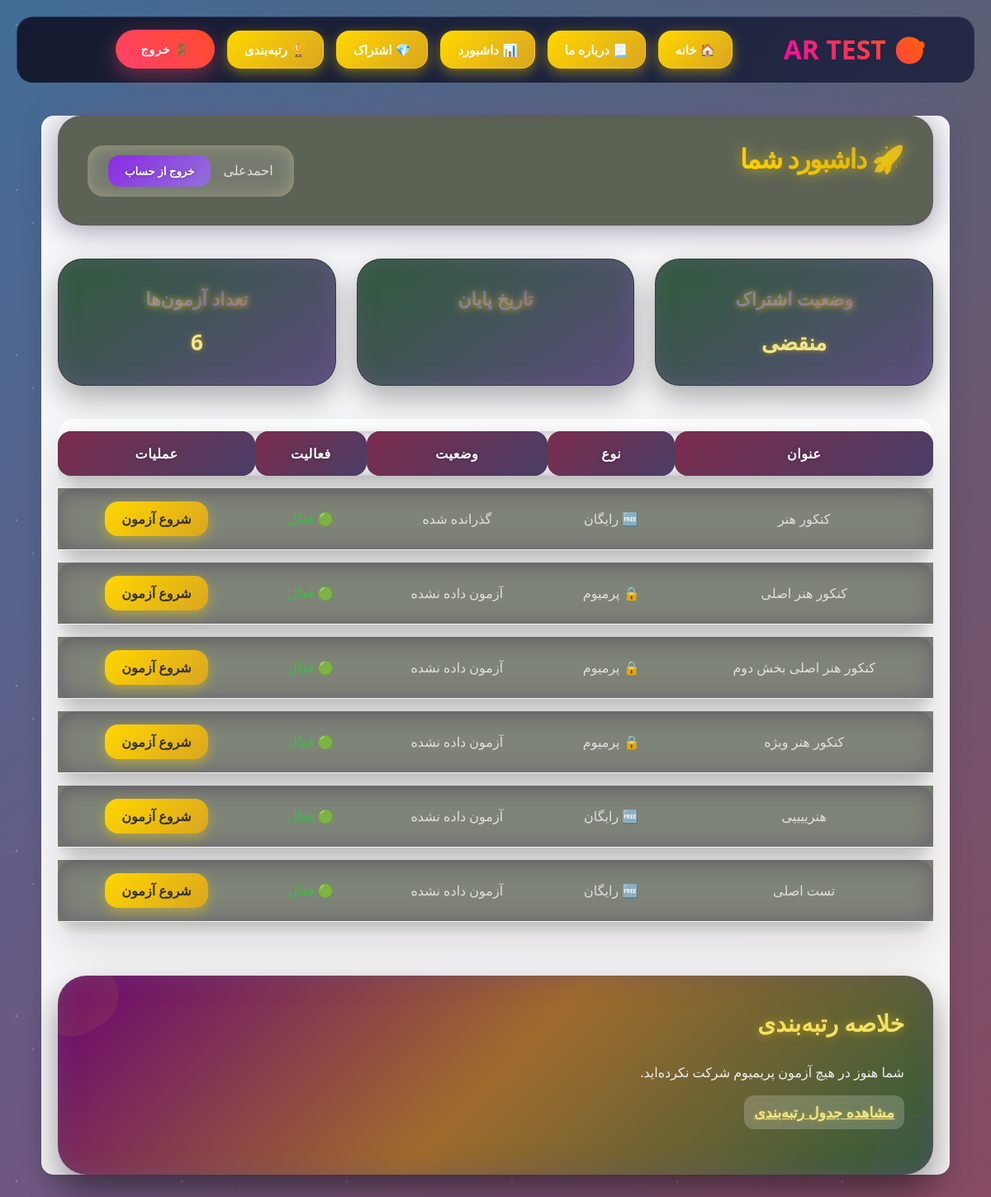
Screenshot of /accounts/dashboard/ (signed in) with the database file from the repository.
### accounts/models.py (models this page shows, shortened)
class Subscription(models.Model):
    STATUS_CHOICES = [  # اضافه: choices برای status
        ('ندارد', 'ندارد'),
        ('فعال', 'فعال'),
        ('منقضی', 'منقضی'),
    ]
    user = models.OneToOneField(User, on_delete=models.CASCADE, related_name='subscription')  # تغییر کوچک: related_name اضافه برای دسترسی آسان (user.subscription)
    plan = models.ForeignKey(Plan, on_delete=models.SET_NULL, null=True, blank=True, verbose_name="پلن خریداری شده")
    is_active = models.BooleanField(default=False, verbose_name="فعال است؟")
    start_date = models.DateTimeField(null=True, blank=True, verbose_name="تاریخ شروع")
    end_date = models.DateTimeField(null=True, blank=True, verbose_name="تاریخ انقضا")
    authority = models.CharField(max_length=100, blank=True, null=True, verbose_name="شناسه Authority زرین‌پال")
    ref_id = models.CharField(max_length=100, blank=True, null=True, verbose_name="شناسه پیگیری زرین‌پال (Ref ID)")
    status = models.CharField(max_length=10, choices=STATUS_CHOICES, default='ندارد', verbose_name="وضعیت اشتراک")
    def check_status(self):
            now = timezone.now()
            status_changed = False
            if self.end_date and now > self.end_date:
                if self.status != 'منقضی':
                    self.is_active = False
                    self.status = 'منقضی'
                    status_changed = True
            elif self.end_date and now <= self.end_date:
                if self.status != 'فعال':
                    self.is_active = True
                    self.status = 'فعال'
                    status_changed = True
            else: # No end_date or not set yet
                if self.status != 'ندارد':
                    self.is_active = False
                    self.status = 'ندارد'
                    status_changed = True
            return status_changed
    class Meta:
        verbose_name = "اشتراک کاربر"
        verbose_name_plural = "اشتراک‌های کاربران"

### quizzes/models.py (models this page shows, shortened)
class Quiz(models.Model):
    title = models.CharField(max_length=200, verbose_name="عنوان آزمون")
    description = models.TextField(verbose_name="توضیحات آزمون", blank=True, null=True)
    is_premium = models.BooleanField(default=False, verbose_name="آزمون ویژه است؟")
    duration_minutes = models.PositiveIntegerField(default=30)
    is_active = models.BooleanField(default=True, verbose_name="آزمون فعال باشد؟")
    created_at = models.DateTimeField(default=timezone.now, verbose_name="تاریخ ایجاد")
    class Meta:
        verbose_name = "آزمون"
        verbose_name_plural = "آزمون‌ها"

### accounts/views.py (the view, shortened to what this page needs)
# urls.py: path('dashboard/', dashboard_view, name='dashboard'),
@login_required
def dashboard_view(request):
    welcome_message = None
    subscription = getattr(request.user, 'subscription', None)
    subscription_status = "اشتراک ندارید"
    subscription_end = None
    if subscription:
        subscription.check_status()
        subscription_status = subscription.status if hasattr(subscription, 'status') else "-"
        if hasattr(subscription, 'end_date') and subscription.end_date:
            subscription_end = subscription.end_date
        else:
            subscription_end = None
    user_rank_data = get_user_rank(request.user)
    quizzes = Quiz.objects.prefetch_related('questions').select_related()
    attempts = {a.quiz_id: a for a in QuizAttempt.objects.filter(user=request.user, is_completed=True)}
    quiz_results = []
    for quiz in quizzes:
        attempt = attempts.get(quiz.id)
        total = quiz.questions.count()
        correct = attempt.answers.filter(selected_choice__is_correct=True).count() if attempt else 0
        percent = round((correct / total * 100), 2) if total else 0
        quiz_results.append({
            'quiz': quiz,
            'correct_answers': correct,
            'total_questions': total,
            'percentage': percent,
            'status': f"{'گذرانده شده' if attempt else 'آزمون داده نشده'}",
            'attempted': bool(attempt),
            'is_active': quiz.is_active
        })
    subscription_end_persian = persian_date(subscription_end)
    return render(request, 'accounts/dashboard.html', {
        'welcome_message': welcome_message,
        'subscription_status': subscription_status,
        'subscription_end': subscription_end,
        'quiz_results': quiz_results,
        'user_rank': user_rank_data,
        'subscription_end_persian': subscription_end_persian,
    })

### accounts/utils.py (called while the page is built, shortened)
def get_user_rank(user):
    leaderboard_data = QuizAttempt.objects.filter(
        is_completed=True,
        quiz__is_premium=True,
        quiz__is_active=True,
    ).values(
        'user_id'
    ).annotate(
        total_score=Sum('score'),
        quizzes_taken=Count('id')
    ).order_by('-total_score')
    rank = 0
    last_score = None
    for entry in leaderboard_data:
        score = entry['total_score']
        if score != last_score:
            rank += 1
        last_score = score
    return None  # 🔥 بدون تغییر

def persian_date(dt):
    if not dt:
        return "-"
    jdate = jdatetime.fromgregorian(datetime=dt)
    return jdate.strftime("%Y/%m/%d")

### accounts/templates/accounts/dashboard.html (shortened to what this page needs)
{% extends 'base.html' %}
{% block content %}
<div class="dashboard-container">
    <div class="dashboard-header">
        <h2> 🚀 داشبورد شما</h2>
        <div class="user-box">
            {{ request.user.username  }}
            <form action="{% url 'accounts:logout' %}" method="post" style="margin:0;">
                <button type="submit" class="logout-btn">خروج از حساب</button>
            </form>
        </div>
    </div>
    <div class="stats">
        <div class="stat-card">
            <h3>وضعیت اشتراک</h3>
            <p>{{ subscription_status }}</p>
        </div>
    <div class="stat-card">
        <h3>تاریخ پایان</h3>
    </div>
        <div class="stat-card">
            <h3>تعداد آزمون‌ها</h3>
            <p>{{ quiz_results|length }}</p>
        </div>
    </div>
<table>
    <tr>
        <th>عنوان</th>
        <th>نوع</th>
        <th>وضعیت</th>
        <th>فعالیت</th>
        <th>عملیات</th>
    </tr>
    {% for result in quiz_results %}
    <tr>
        <td>{{ result.quiz.title }}</td>
        <td>
            {% if result.quiz.is_premium %}
                🔒 پرمیوم
            {% else %}
                🆓 رایگان
            {% endif %}
        </td>
        <td>{{ result.status }}</td>
        <td>
            {% if result.quiz.is_active %}
                <span class="status-active">🟢 فعال</span>
            {% else %}
                <span class="status-inactive">🔴 غیرفعال</span>
            {% endif %}
        </td>
        <td>
            {% if result.quiz.is_premium and result.attempted %}
                <span class="start-quiz-btn disabled-btn">انجام شده</span>
            {% elif not result.quiz.is_active %}
                <span class="start-quiz-btn disabled-btn">غیرفعال</span>
            {% else %}
                <a href="{% url 'quiz_list' %}" class="start-quiz-btn">
                    شروع آزمون
                </a>
            {% endif %}
        </td>
    </tr>
    {% endfor %}
</table>
 {% if user_rank %}
<div class="ranking-summary-card">
    <div class="card-header">
        <i class="fas fa-trophy icon-gradient"></i>
        <h3> رتبه شما در جدول 🏆 </h3>
    </div>
    <div class="card-body">
        <p>
            رتبه شما :
            <span class="user-rank">{{ user_rank.rank }}</span>
        </p>
        <p>مجموع امتیازات:
            <strong class="user-rank">{{ user_rank.total_score|floatformat:2 }}</strong>
        </p>
        <p>میانگین نمره:
            <strong class="user-rank">{{ user_rank.average }}%</strong>
        </p>
        <p>تعداد آزمون‌های شرکت‌کرده:
            <strong class="user-rank">{{ user_rank.quizzes_taken }}</strong>
        </p>
        {% if top_user %}
        <div class="top-contributor">
            <span class="contributor-name">{{ top_user.username }}</span>
            <span class="contributor-score">{{ top_user.total_score }}</span>
        </div>
        {% endif %}
        <a href="{% url 'accounts:leaderboard' %}" class="user-rank">
            مشاهده کل جدول رتبه‌بندی
            <i class="fas fa-arrow-left"></i>
        </a>
    </div>
</div>
{% else %}
<div class="ranking-summary-card">
    <div class="card-header">
        <h3>خلاصه رتبه‌بندی</h3>
    </div>
    <div class="card-body">
        <p>شما هنوز در هیچ آزمون پریمیوم شرکت نکرده‌اید.</p>
        <a href="{% url 'accounts:leaderboard' %}" class="user-rank">
            مشاهده جدول رتبه‌بندی
        </a>
    </div>
</div>
{% endif %}
{% endblock %}

### static/css/about-page.css (style rules this page uses)
body { background: radial-gradient(circle at 20% 80%, rgba(120,119,198,0.3) 0%, transparent 50%), radial-gradient(circle at 80% 20%, rgba(255,119,198,0.3) 0%, transparent 50%), radial-gradient(circle at 40% 40%, rgba(120,219,255,0.3) 0%, transparent 50%), linear-gradient(135deg, #667eea 0%, #764ba2 25%, #f093fb 50%, #f5576c 75%, #4facfe 100%); background-size: 800% 800%, 400% 400%, 600% 600%, 600% 600%; animation: gradientFlow 18s ease infinite; min-height: 100vh; font-family: 'Vazir', -apple-system, BlinkMacSystemFont, sans-serif; overflow-x: hidden; }
body::before { content: ''; position: fixed; top: 0; left: 0; width: 100%; height: 100%; background-image: radial-gradient(1.5px 1.5px at 30px 40px, #fff, transparent), radial-gradient(1px 1px at 80px 70px, rgba(255,255,255,0.8), transparent), radial-gradient(0.8px 0.8px at 120px 30px, #fff, transparent); background-repeat: repeat; background-size: 250px 250px; animation: starsDrift 25s linear infinite; pointer-events: none; z-index: -1; opacity: 0.4; }

### static/css/home-page.css (style rules this page uses)
* { margin: 0; padding: 0; box-sizing: border-box; }
body { font-family: 'Vazir', -apple-system, BlinkMacSystemFont, 'Segoe UI', Roboto, sans-serif; line-height: 1.6; color: #333; overflow-x: hidden; }
body::before { content: ''; position: fixed; top: 0; left: 0; width: 100%; height: 100%; background: linear-gradient(-45deg, #667eea 0%, #764ba2 25%, #f093fb 50%, #f5576c 75%, #4facfe 100%); background-size: 400% 400%; animation: gradientShift 15s ease infinite; z-index: -2; }
body::after { content: ''; position: fixed; top: 0; left: 0; width: 100%; height: 100%; background-image: radial-gradient(2px 2px at 20px 30px, #fff, transparent), radial-gradient(2px 2px at 40px 70px, rgba(255,255,255,0.8), transparent), radial-gradient(1px 1px at 90px 40px, #fff, transparent); background-repeat: repeat; background-size: 200px 200px; animation: starsFloat 20s linear infinite; z-index: -1; opacity: 0.3; }

### static/css/quiz-list.css (style rules this page uses)
:root { --primary-gradient: linear-gradient(135deg, #4f46e5 0%, #7c3aed 50%, #ec4899 100%); --free-gradient: linear-gradient(135deg, #10b981, #059669); --premium-gradient: linear-gradient(135deg, #f59e0b, #d97706); }
* { box-sizing: border-box; }
body { font-family: 'Vazir', Tahoma, sans-serif; direction: rtl; background: #f8fafc; }
.dashboard-container { max-width: 1200px; margin: 20px auto; padding: 20px; background: rgba(255,255,255,0.95); border-radius: 15px; box-shadow: 0 10px 30px rgba(0,0,0,0.1); }
.dashboard-container h2 { text-align: center; color: #2d3748; font-size: 2rem; margin-bottom: 30px; background: var(--primary-gradient); -webkit-background-clip: text; background-clip: text; -webkit-text-fill-color: transparent; }
table { width: 100%; border-collapse: collapse; background: white; border-radius: 12px; overflow: hidden; box-shadow: 0 10px 25px rgba(0,0,0,0.1); margin-bottom: 20px; }
th { padding: 15px; color: white; font-weight: 600; text-align: center; font-size: 1rem; }
tbody tr { transition: background 0.2s ease; }
td { padding: 15px; text-align: center; border-bottom: 1px solid #f1f5f9; }
.start-quiz-btn { padding: 10px 20px; border: none; border-radius: 25px; background: var(--primary-gradient); color: white; font-weight: 600; cursor: pointer; text-decoration: none; display: inline-block; transition: all 0.2s ease; }

### static/css/subscribe.css (style rules this page uses)
* { font-family: 'Vazir', 'Segoe UI', Tahoma, sans-serif !important; }

### quizzes/templates/base.html (style rules this page uses)
* { margin: 0; padding: 0; box-sizing: border-box; }
html, body { height: 100%; overflow-x: hidden; scroll-behavior: smooth; }
body { font-family: 'Vazir', 'Segoe UI', Tahoma, sans-serif; background: linear-gradient(135deg, #667eea 0%, #764ba2 50%, #f093fb 100%); background-attachment: fixed; color: #333; line-height: 1.6; }
h1, h2, h3 { background: linear-gradient(135deg, #667eea, #764ba2); -webkit-background-clip: text; -webkit-text-fill-color: transparent; background-clip: text; margin-bottom: 25px; font-weight: 800; }
table { width: 100%; border-collapse: separate; border-spacing: 0; background: white; border-radius: 20px; overflow: hidden; box-shadow: 0 20px 50px rgba(0,0,0,0.1); }

### rows the page displays
Subscription: status "منقضی"
Quiz: quiz "کنکور هنر", is_premium "🆓 رایگان", status "گذرانده شده", is_active "🟢 فعال"
Quiz: quiz "کنکور هنر اصلی", is_premium "🔒 پرمیوم", status "آزمون داده نشده", is_active "🟢 فعال"
Quiz: quiz "کنکور هنر اصلی بخش دوم", is_premium "🔒 پرمیوم", status "آزمون داده نشده", is_active "🟢 فعال"
Quiz: quiz "کنکور هنر ویژه", is_premium "🔒 پرمیوم", status "آزمون داده نشده", is_active "🟢 فعال"
Quiz: quiz "هنرییییی", is_premium "🆓 رایگان", status "آزمون داده نشده", is_active "🟢 فعال"
Quiz: quiz "تست اصلی", is_premium "🆓 رایگان", status "آزمون داده نشده", is_active "🟢 فعال"

### other values shown
{{ request.user.username }} "احمدعلی"
{{ quiz_results|length }} "6"
